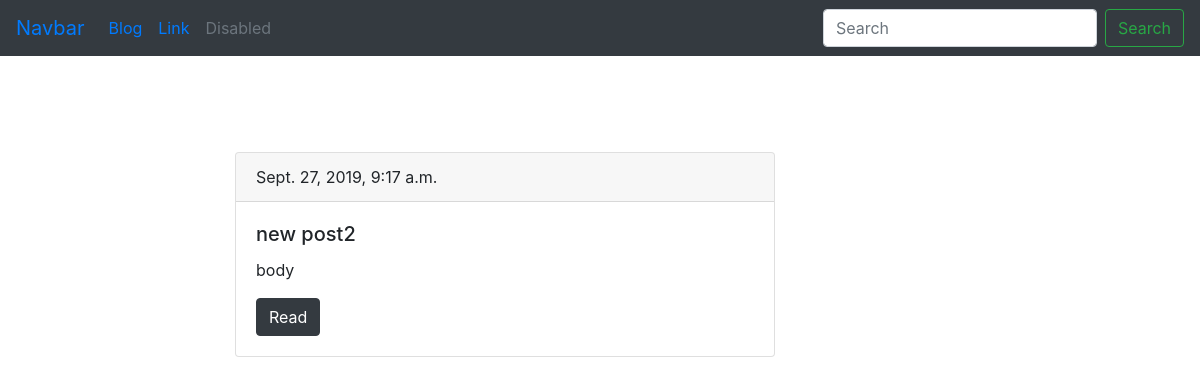
Page //mainpage/ on the earlier database version.
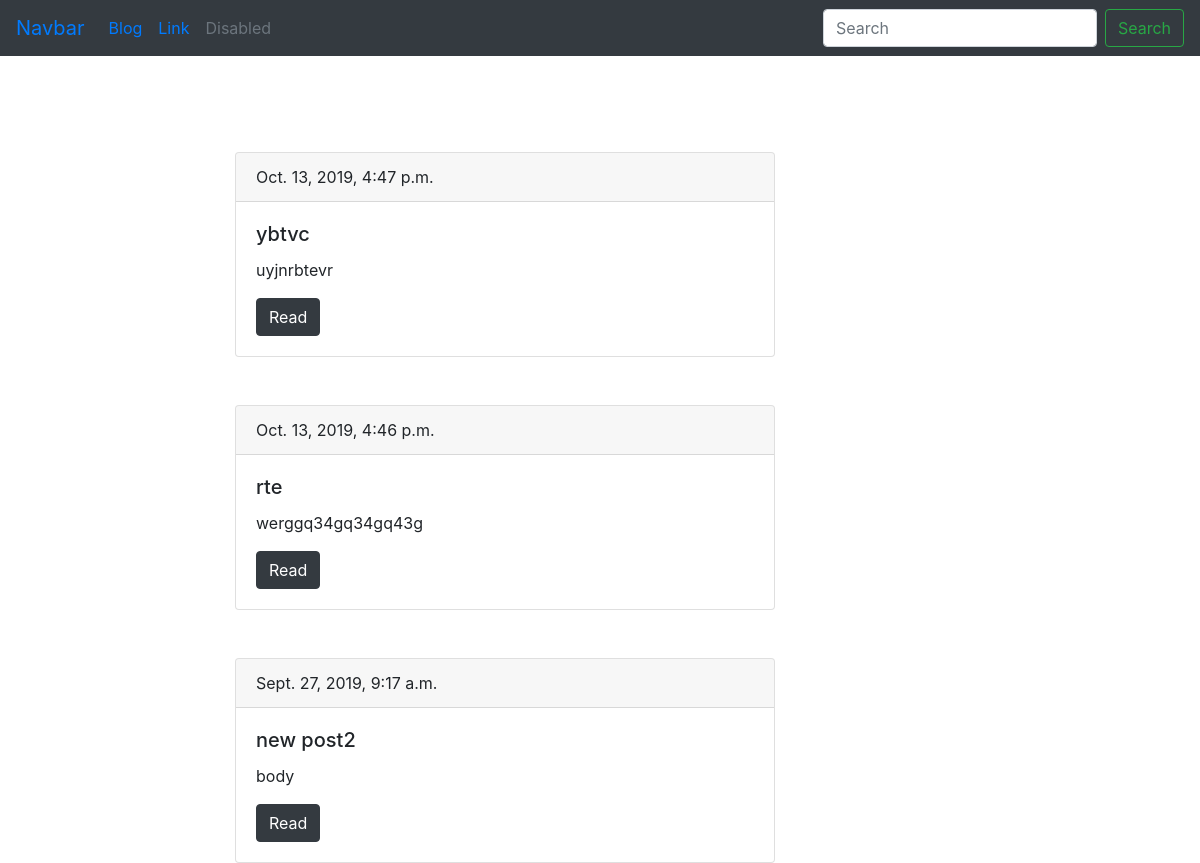
Same page on the later database version.
### blog/models.py (models this page shows, shortened)
class Post(models.Model):
    title = models.CharField(max_length=150, db_index=True)
    slug = models.SlugField(max_length=150,blank=True, unique=True)
    body = models.TextField(blank=True, db_index=True)
    date_pub = models.DateTimeField(auto_now_add=True)
    def get_absolute_url(self):
        return reverse('post_detail_url', kwargs={'slug' : self.slug})
    class Meta:
        ordering = ['-date_pub']

### blog/views.py (the view)
# urls.py: path('',posts_list, name='posts_list_url'),
def posts_list(request):
    posts = Post.objects.all()
    paginator = Paginator(posts, 3)
    page_number = request.GET.get('page', 1)
    page = paginator.get_page(page_number)
    is_paginated = page.has_other_pages()
    if page.has_previous():
        prev_url = '?page={}'.format(page.previous_page_number())
    else:
        prev_url = ''
    if page.has_next():
        next_url = '?page={}'.format(page.next_page_number())
    else:
        next_url = ''
    context = {
        'page': page,
        'is_paginated': is_paginated,
        'next_url': next_url,
        'prev_url': prev_url
    }
    return render(request, 'blog/index.html', context=context)

### blog/templates/blog/index.html (shortened to what this page needs)
{% extends 'blog/base_blog.html' %}
{% block content %}
  {% for post in page.object_list %}
    <div class="card mt-5">
      <div class="card-header">
        {{post.date_pub}}
      </div>
      <div class="card-body">
        <h5 class="card-title">{{ post.title }}</h5>
        <p class="card-text">{{ post.body|truncatewords:20 }}</p>
        <a href="{{ post.get_absolute_url }}" class="btn btn-dark">Read</a>
      </div>
    </div>
  {% endfor %}
{% endblock %}

### blog/templates/blog/base_blog.html (shortened to what this page needs)
{% extends 'base.html' %}

### templates/base.html (shortened to what this page needs)
{% load static %}
<!DOCTYPE html>
<html lang="en" dir="ltr">
  <head>
    <link rel="stylesheet" href="https://stackpath.bootstrapcdn.com/bootstrap/4.3.1/css/bootstrap.min.css"
>
    <link rel="stylesheet" href="{% static 'css/styles.css' %}">
  </head>
  <body>
    <nav class="navbar navbar-expand-lg bg-dark">
      <a class="navbar-brand" href="#">Navbar</a>
      <div class="collapse navbar-collapse" id="navbarSupportedContent">
        <ul class="navbar-nav mr-auto">
          <li class="nav-item active">
            <a class="nav-link" href="{% url 'posts_list_url' %}">Blog<span class="sr-only">(current)</span></a>
          </li>
          <li class="nav-item">
            <a class="nav-link" href="#">Link</a>
          </li>
          <li class="nav-item">
            <a class="nav-link disabled" href="#" tabindex="-1" aria-disabled="true">Disabled</a>
          </li>
        </ul>
        <form class="form-inline my-2 my-lg-0">
          <input class="form-control mr-sm-2" type="search" placeholder="Search" aria-label="Search">
          <button class="btn btn-outline-success my-2 my-sm-0" type="submit">Search</button>
        </form>
      </div>
    </nav>
    <div class="container mt-5">
      <div class="row">
        <div class="col-6 offset-md-2">
          {% block content %}{% endblock %}
        </div>
      </div>
    </div>
  </body>
</html>

Differences in the rows shown:
added Post: date_pub "Oct. 13, 2019, 4:47 p.m.", title "ybtvc", body "uyjnrbtevr"
added Post: date_pub "Oct. 13, 2019, 4:46 p.m.", title "rte", body "werggq34gq34gq43g"
